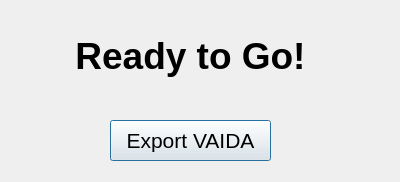
<?xml version="1.0" encoding="UTF-8"?>
<ui version="4.0">
 <class>exportDialog</class>
 <widget class="QDialog" name="exportDialog">
  <property name="geometry">
   <rect>
    <x>0</x>
    <y>0</y>
    <width>400</width>
    <height>182</height>
   </rect>
  </property>
  <property name="windowTitle">
   <string>Export</string>
  </property>
  <widget class="QLabel" name="readyLabel">
   <property name="geometry">
    <rect>
     <x>10</x>
     <y>20</y>
     <width>361</width>
     <height>71</height>
    </rect>
   </property>
   <property name="font">
    <font>
     <pointsize>28</pointsize>
     <weight>75</weight>
     <bold>true</bold>
    </font>
   </property>
   <property name="text">
    <string>Ready to Go!</string>
   </property>
   <property name="alignment">
    <set>Qt::AlignCenter</set>
   </property>
  </widget>
  <widget class="QPushButton" name="pushButton">
   <property name="geometry">
    <rect>
     <x>110</x>
     <y>120</y>
     <width>161</width>
     <height>41</height>
    </rect>
   </property>
   <property name="font">
    <font>
     <pointsize>16</pointsize>
    </font>
   </property>
   <property name="text">
    <string>Export VAIDA</string>
   </property>
  </widget>
 </widget>
 <resources/>
 <connections/>
</ui>
